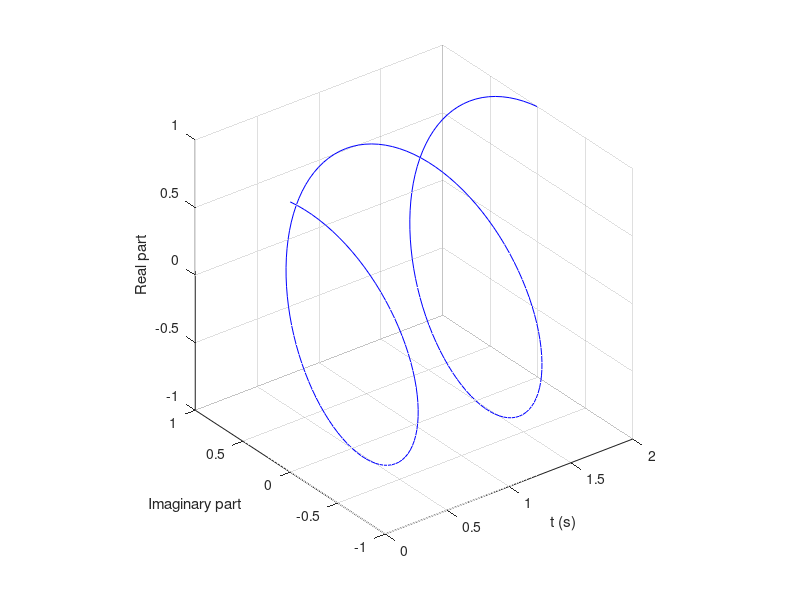

Write the MATLAB code that produced this figure. (Note: this script raises an error after producing the figure.)
% 3D Plot of exp(jwt)

%fig=figure;
%set(fig,'DoubleBuffer','on');
%set(gca,'xlim',[-80 80],'ylim',[-80 80],...
%       'NextPlot','replace','Visible','off')

f = -1;
w = 2*pi*f;
ts = 0.01;
tmax = 2;
t = 0:ts:tmax;
signal = exp( j*w*t) ;
hold off
%plot3(real(signal), imag(signal), t, 'b-');
plot3(t, imag(signal), real(signal), 'b-');
grid on
axis square
%zlabel('t (s)');
%xlabel('Real part');
%ylabel('Imaginary part');
xlabel('t (s)');
zlabel('Real part');
ylabel('Imaginary part');
cameratoolbar
